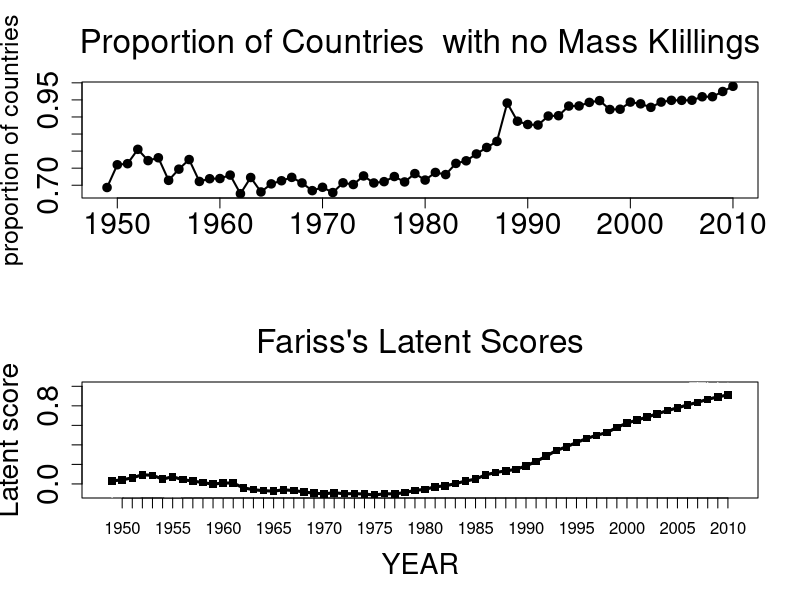

R code for this plot:
rm(list = ls())
#Figure 1: A Comparison of the Trends in Mass Killing Events and in Fariss's Latent Scores, 1949-2010

library(gplots);

#load original data from Fariss (2014) for 1949-2010 only

data1 <- read.csv("HumanRightsProtectionScores_v2.04.csv")
data1 <- data1[order(data1$COW ), ]
data1 <- subset(data1,    YEAR>=1949 & YEAR<=2010 )

# keep the original data intact - duplicate working dataset

data.latentX <- data1

# prepare data for the first plot of the figure

data.latentX$events <-0
data.latentX$events[data.latentX$genocide==1] <- 1
data.latentX$events[data.latentX$rummel==1] <- 1
data.latentX$events[data.latentX$massive_repression==1] <- 1
data.latentX$events[data.latentX$executions==1] <- 1
data.latentX$events[data.latentX$killing ==1] <- 1

total <-aggregate(
  data.latentX$events,
  by=list(Category=data.latentX$YEAR),
  FUN=sum
)
summary(total)

total.countries <-aggregate(
  data.latentX$events,
  by=list(Category=data.latentX$YEAR),
  FUN=length
)
percent.total.countries <- 1 -  1 * total$x / total.countries$x
data.latentX$events100 <- 100 * data.latentX$events
no.killings.total <- total.countries$x - total$x
no.killings.total.prop <-  no.killings.total / total.countries$x


# two plots together


par(new=FALSE)

par(mfrow=c(2,1))


plot(total.countries$Category, no.killings.total.prop ,  type="o",  font.main=1,
     main = "Proportion of Countries \ with no Mass KIillings", lwd=2,
     col="black", cex = 1, cex.main=2, cex.axis=1.2, cex.lab=1.5,
     pch=19,
     ccol="black", xlab=" ",
     ylab="proportion of countries", cex.lab=1.5, cex.axis=1.8)


# plot.new()

plotmeans(data1$latentmean ~ data1$YEAR,  xaxt="n" , ylim=c(-0.1, 1),
          font.main=1,
          barcol="white",
          main = "Fariss's Latent Scores",lwd=3, cex.main=2, cex.axis=1.2, cex.lab=1.5,
          pch = 15 ,
          col="black", cex = 1,
          ccol="black",
          n.label="F",
          xlab ="YEAR", ylab ="Latent score",cex.lab=1.7, cex.axis=1.8 )

axis(1, at=(2:62), label=c(1950: 2010))

# plot.new()



par(new=FALSE)
